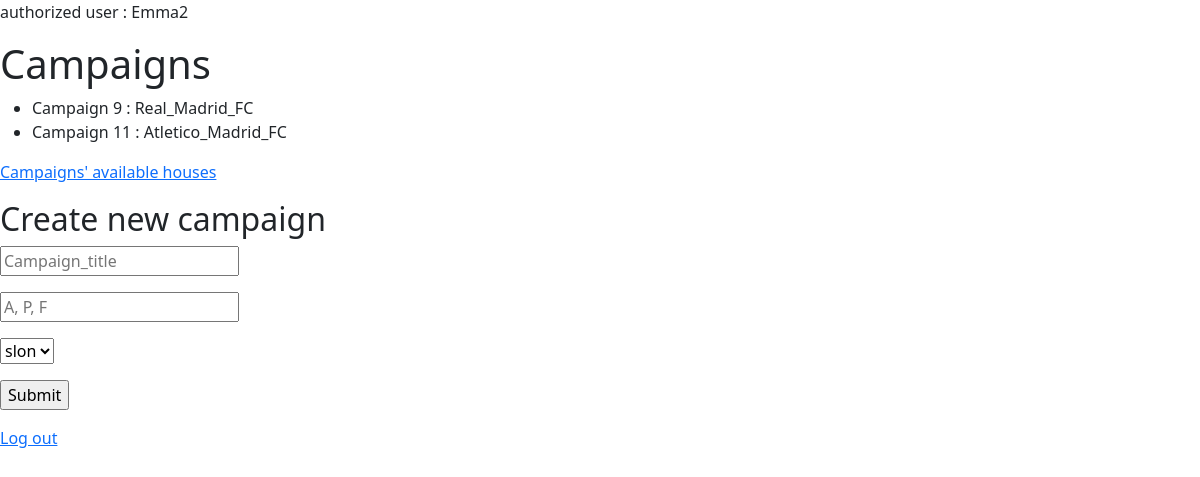
Page /campaigns/users/19 on the committed database.
### campaigns/models.py (models this page shows, shortened)
class Campaign(models.Model):
	title = models.CharField(max_length = 64)
	status = models.CharField(max_length = 1)
	supervisor = models.ForeignKey(Supervisor, on_delete = models.CASCADE, related_name = 'controled_by')
	creator = models.ForeignKey(User, on_delete = models.CASCADE, related_name = 'created_by', default = 1)

### campaigns/views.py (the view)
# urls.py: path('users/<int:user2_id>', views.indexplususer2, name = 'indexplususer2'),
def indexplususer2(request, user2_id):
	user2 = User.objects.get(pk = user2_id)
	return render(request, 'campaigns/indexplususer2.html', {
		'campaigns' : Campaign.objects.all(),
		'supervisors' : Supervisor.objects.all(),
		'user2' : user2,
		})

### campaigns/templates/campaigns/indexplususer2.html (shortened to what this page needs)
{% extends 'campaigns/layout.html' %}
{% block body %}
	<p> authorized user : {{user2.username}}</p>
	<h1>Campaigns</h1>
	<ul>
		{% for campaign in campaigns %}
		<li>
				Campaign {{campaign.id}} : {{campaign.title}}
		</li>
		{% empty %}
			<li> no campaigns</li>
		{% endfor %}
	</ul>
	<a href = "{% url 'campaigns:h2_index' user2.id %}"> Campaigns' available houses</a>
	<h2>Create new campaign</h2>
	<form action = "{% url 'campaigns:add' user2.id %}" method = "post">
		<input type="text" name="title" placeholder="Campaign_title">
		<input type="text" name="status" placeholder="A, P, F">
		<select name = 'supervisor'>
			{% for supervisor in supervisors %}
				<option value="{{supervisor.id}}">{{ supervisor.nick }}</option>
			{% endfor %}
		</select>
		<input type="submit">
	</form>
	<a href = "{% url 'users:logout' %}"> Log out </a>
{% endblock %}

### rows in the picture
Campaign: id "9", title "Real_Madrid_FC"
Campaign: id "11", title "Atletico_Madrid_FC"

### other values in the picture
{{ user2.username }} "Emma2"
form field supervisor "slon"
